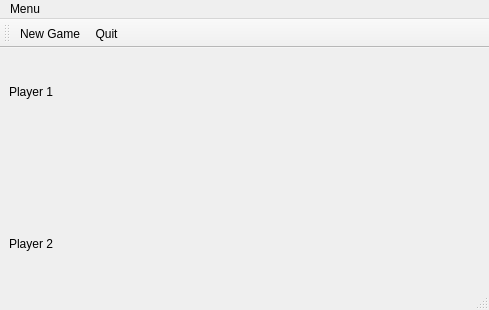
<?xml version="1.0" encoding="UTF-8"?>
<ui version="4.0">
 <class>MainWindow</class>
 <widget class="QMainWindow" name="MainWindow">
  <property name="geometry">
   <rect>
    <x>0</x>
    <y>0</y>
    <width>489</width>
    <height>310</height>
   </rect>
  </property>
  <property name="windowTitle">
   <string>MainWindow</string>
  </property>
  <widget class="QWidget" name="centralwidget">
   <layout class="QVBoxLayout" name="verticalLayout">
    <item>
     <widget class="QLabel" name="player1Name">
      <property name="text">
       <string>Player 1</string>
      </property>
     </widget>
    </item>
    <item>
     <widget class="TicTacToeWidget" name="gameBoard" native="true"/>
    </item>
    <item>
     <widget class="QLabel" name="player2Name">
      <property name="text">
       <string>Player 2</string>
      </property>
     </widget>
    </item>
   </layout>
  </widget>
  <widget class="QMenuBar" name="menubar">
   <property name="geometry">
    <rect>
     <x>0</x>
     <y>0</y>
     <width>489</width>
     <height>21</height>
    </rect>
   </property>
   <widget class="QMenu" name="menuMenu">
    <property name="title">
     <string>Menu</string>
    </property>
    <addaction name="startNewGame"/>
    <addaction name="quit"/>
   </widget>
   <addaction name="menuMenu"/>
  </widget>
  <widget class="QStatusBar" name="statusbar"/>
  <widget class="QToolBar" name="toolBar">
   <property name="windowTitle">
    <string>toolBar</string>
   </property>
   <attribute name="toolBarArea">
    <enum>TopToolBarArea</enum>
   </attribute>
   <attribute name="toolBarBreak">
    <bool>false</bool>
   </attribute>
   <addaction name="startNewGame"/>
   <addaction name="quit"/>
  </widget>
  <action name="startNewGame">
   <property name="icon">
    <iconset resource="resouces.qrc">
     <normaloff>:/new/icons/icons/newgame.png</normaloff>:/new/icons/icons/newgame.png</iconset>
   </property>
   <property name="text">
    <string>New Game</string>
   </property>
   <property name="toolTip">
    <string>Start new game</string>
   </property>
   <property name="shortcut">
    <string>Ctrl+N</string>
   </property>
  </action>
  <action name="quit">
   <property name="icon">
    <iconset resource="resouces.qrc">
     <normaloff>:/new/icons/icons/application-exit.png</normaloff>:/new/icons/icons/application-exit.png</iconset>
   </property>
   <property name="text">
    <string>Quit</string>
   </property>
   <property name="shortcut">
    <string>Ctrl+Q</string>
   </property>
  </action>
 </widget>
 <customwidgets>
  <customwidget>
   <class>TicTacToeWidget</class>
   <extends>QWidget</extends>
   <header>tictactoewidget.h</header>
   <container>1</container>
  </customwidget>
 </customwidgets>
 <resources>
  <include location="resouces.qrc"/>
 </resources>
 <connections/>
</ui>
